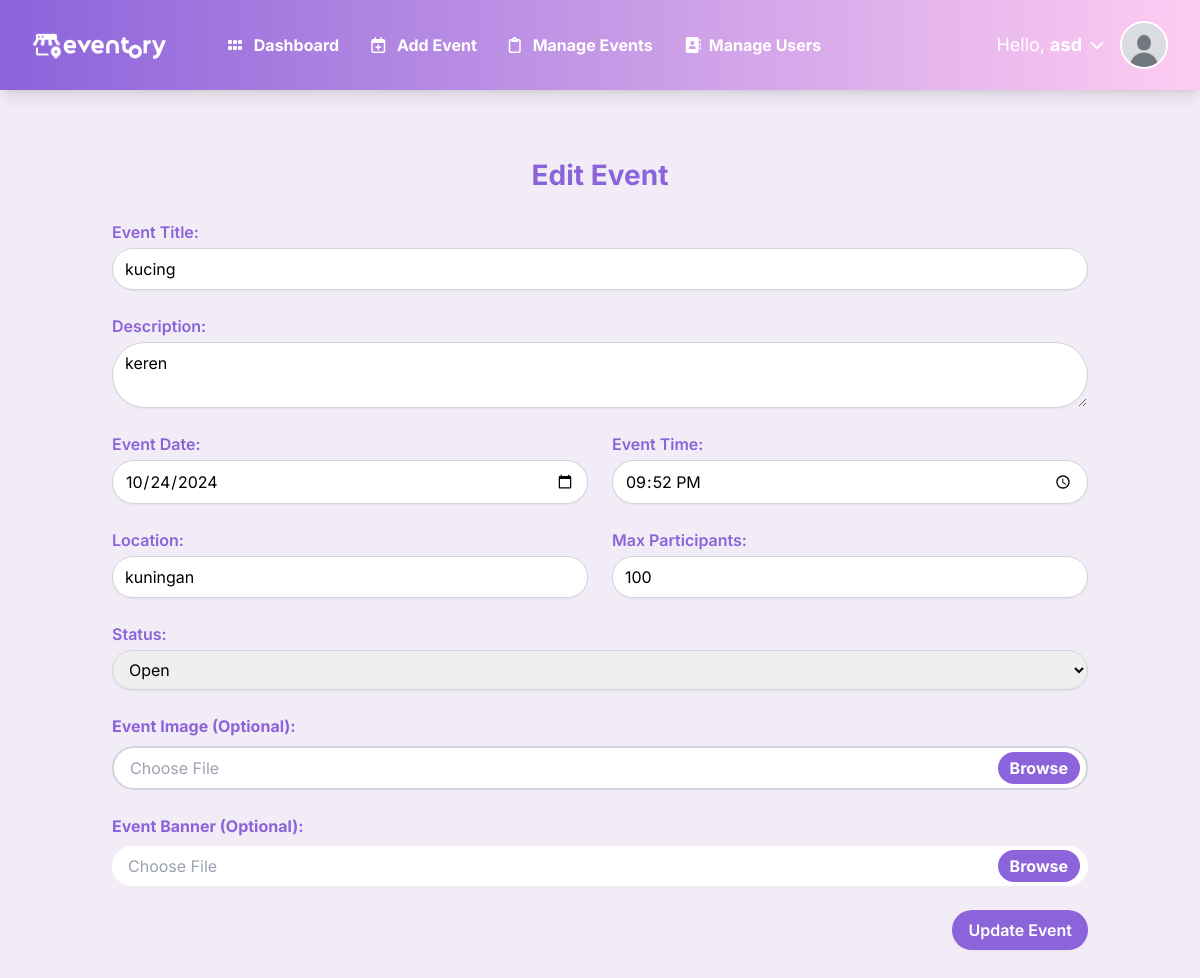
Before: /admin/edit_event.php?event_id=2 (signed in) with the older database file.
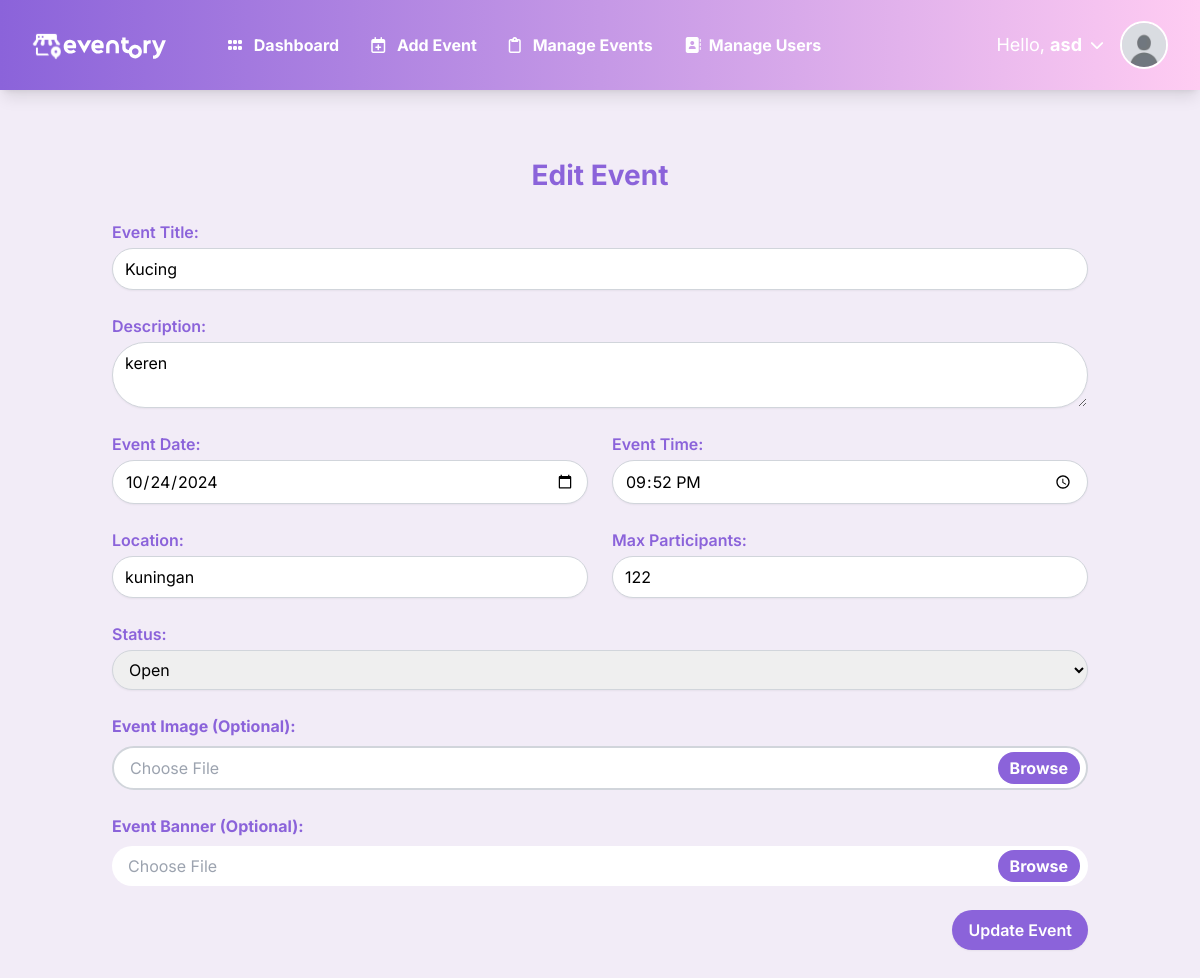
After: the same page with the newer database file.
### tables this page shows
CREATE TABLE `events` (
  `event_id` int(11) NOT NULL,
  `title` varchar(255) NOT NULL,
  `description` text NOT NULL,
  `event_date` date NOT NULL,
  `event_time` time NOT NULL,
  `location` varchar(255) NOT NULL,
  `max_participants` int(11) NOT NULL,
  `registered_participants` int(11) NOT NULL,
  `status` enum('open','closed','canceled') DEFAULT 'open',
  `image` varchar(255) DEFAULT NULL,
  `created_at` timestamp NOT NULL DEFAULT current_timestamp(),
  `banner` varchar(255) DEFAULT NULL
);

### public_html/admin/edit_event.php (the view, shortened to what the changed rows need)
<?php
require '../includes/db_connection.php';
$event_id = $_GET['event_id'];
$stmt = $pdo->prepare("SELECT * FROM events WHERE event_id = :event_id");
$stmt->execute(['event_id' => $event_id]);
$event = $stmt->fetch();
?>
<?php include '../includes/navbar.php'?>
<!DOCTYPE html>
<html lang="en">
<head>
    <script src="https://cdn.tailwindcss.com"></script>
</head>
<body class="bg-gray-100">
    <div class="container mx-auto p-6 mt-10 mb-4">
        <h1 class="text-[28px] font-bold mb-6 text-center text-lilac">Edit Event</h1>
        <form method="POST" enctype="multipart/form-data" class="space-y-6">
        <div>
                <label class="block text-md font-semibold text-lilac">Event Title:</label>
                <input type="text" name="title" value="<?= htmlspecialchars($event['title']) ?>" required
                    class="mt-1 block w-full px-3 py-2 border border-gray-300 rounded-full shadow-sm focus:outline-none focus:ring-indigo-500 focus:border-indigo-500">
            </div>
            <div>
                <label class="block text-md font-semibold text-lilac">Description:</label>
                <textarea name="description" required
                    class="mt-1 block w-full px-3 py-2 border border-gray-300 rounded-full shadow-sm focus:outline-none focus:ring-indigo-500 focus:border-indigo-500"><?= htmlspecialchars($event['description']) ?></textarea>
            </div>
            <div class="grid grid-cols-1 md:grid-cols-2 gap-6">
                <div>
                    <label class="block text-md font-semibold text-lilac">Event Date:</label>
                    <input type="date" name="event_date" value="<?= htmlspecialchars($event['event_date']) ?>" required
                        class="mt-1 block w-full px-3 py-2 border border-gray-300 rounded-full shadow-sm focus:outline-none focus:ring-indigo-500 focus:border-indigo-500">
                </div>
                <div>
                    <label class="block text-md font-semibold text-lilac">Event Time:</label>
                    <input type="time" name="event_time" value="<?= htmlspecialchars($event['event_time']) ?>" required
                        class="mt-1 block w-full px-3 py-2 border border-gray-300 rounded-full shadow-sm focus:outline-none focus:ring-indigo-500 focus:border-indigo-500">
                </div>
            </div>
            <div class="grid grid-cols-1 md:grid-cols-2 gap-6">
                <div>
                    <label class="block text-md font-semibold text-lilac">Location:</label>
                    <input type="text" name="location" value="<?= htmlspecialchars($event['location']) ?>" required
                        class="mt-1 block w-full px-3 py-2 border border-gray-300 rounded-full shadow-sm focus:outline-none focus:ring-indigo-500 focus:border-indigo-500">
                </div>
                <div>
                    <label class="block text-md font-semibold text-lilac">Max Participants:</label>
                    <input type="number" name="max_participants" value="<?= htmlspecialchars($event['max_participants']) ?>" required
                        class="mt-1 block w-full px-3 py-2 border border-gray-300 rounded-full shadow-sm focus:outline-none focus:ring-indigo-500 focus:border-indigo-500">
                </div>
            </div>
            <div>
                <label class="block text-md font-semibold text-lilac">Status:</label>
                <select name="status"
                    class="mt-1 block w-full px-3 py-2 border border-gray-300 rounded-full shadow-sm focus:outline-none focus:ring-indigo-500 focus:border-indigo-500">
                    <option value="open" <?= $event['status'] == 'open' ? 'selected' : '' ?>>Open</option>
                </select>
            </div>
        </form>
    </div>
</body>
</html>

Changed rows visible on the page:
changed events "keren": title "kucing" → "Kucing"; max_participants "100" → "122"
